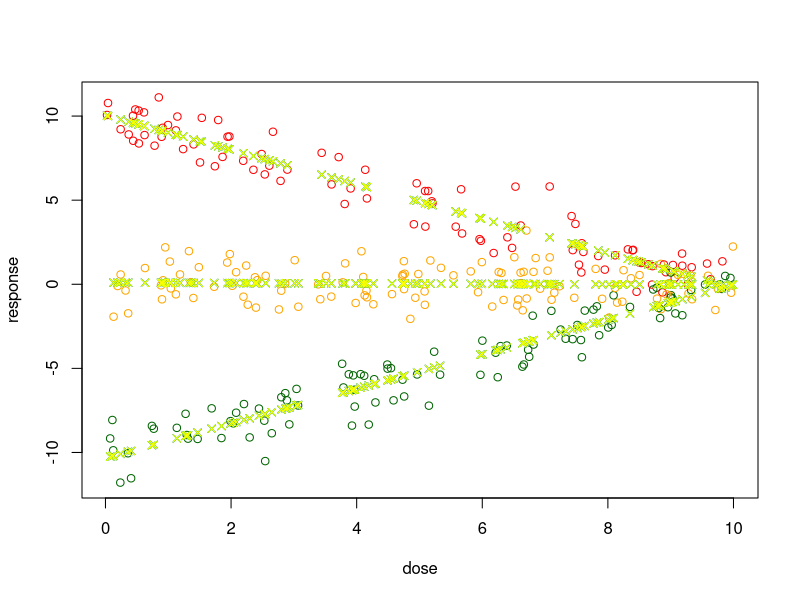

This figure's R source:
N <- 1000

simulate_data <- function(intercepts, slopes, N){
  category = sample(names(intercepts), N, replace=T)
  dose = runif(N, min=0, max=10)
  response = 0 + intercepts[as.character(category)] + slopes[as.character(category)] * dose + rnorm(N)
  data.frame(category, dose, response)
}

intercepts <- c( Tall=10, Medium=0, Short=-10)
slopes <- c(Tall=-1, Medium=0, Short=1)
cat_colors <- c(Tall="red", Medium="orange", Short="darkgreen")

df <- simulate_data(intercepts, slopes, N=300)

with(df, plot(response ~ dose, col=cat_colors[as.character(category)]))

# First try: use a formula with all interactions between dose and category, plus intercept.
# The predicted values show the lines fit by the model, but the coefficients seem complicated.
fit1 <- lm(response ~ dose*category, data=df)
with(df, points(dose, fit1$fitted.value, col="blue", pch=4))
summary(fit1)

# Second try: specify only certain interaction terms; still includes intercept.
# The predicted values are the same, but you need to do some subtracting to find the group intercepts.
fit2 <- lm(response ~ category + dose:category, data=df)
with(df, points(dose, fit2$fitted.value, col="green", pch=4))
summary(fit2)

# Third try: leave off global intercept.
# Again, the predictions are the same, but now the group-specific intercepts are easy to see.
fit3 <- lm(response ~ category + dose:category - 1, data=df)
with(df, points(dose, fit2$fitted.value, col="yellow", pch=4))
summary(fit3)

